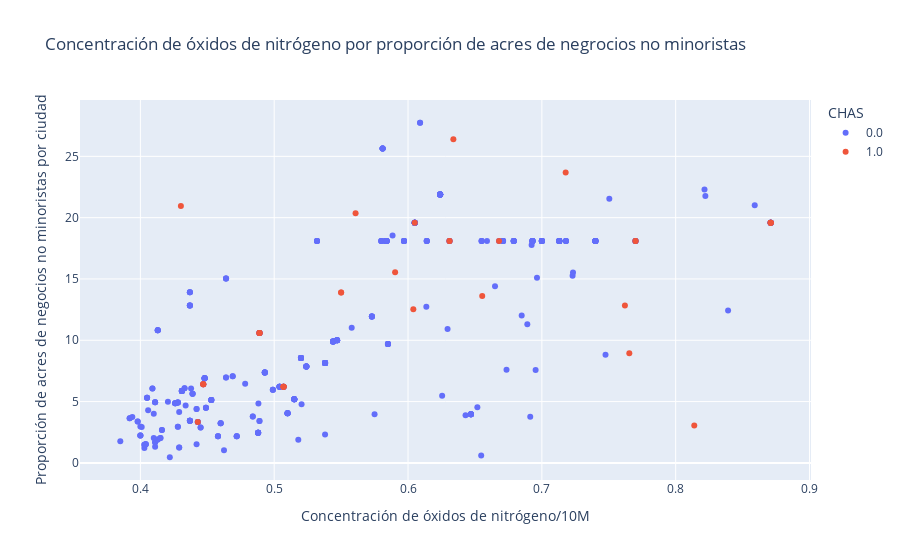

Notebook source saved alongside this figure:
### Code cell
fig = px.scatter(x=X_train_imputado_df['NOX'], y=X_train_imputado_df['INDUS'], 
                title='Concentración de óxidos de nitrógeno por proporción de acres de negrocios no minoristas'
                , labels={'x':'Concentración de óxidos de nitrógeno/10M',
                            'y':'Proporción de acres de negocios no minoristas por ciudad',
                            'color':'CHAS'},
                            color=X_train_imputado_df['CHAS'])
fig.show()

### Figure 1 — Plotly figure (JSON) as saved in the notebook; plotly's stock layout.template omitted (floating-point values rounded to 4 significant figures; data arrays with more than 128 entries replaced by an {"elided": "..."} marker saying what was removed)
{"data": [{"hovertemplate": "CHAS=0.0<br>Concentración de óxidos de nitrógeno/10M=%{x}<br>Proporción de acres de negocios no minoristas por ciudad=%{y}<extra></extra>", "legendgroup": "0.0", "marker": {"color": "#636efa", "symbol": "circle"}, "mode": "markers", "name": "0.0", "orientation": "v", "showlegend": true, "type": "scatter", "x": {"elided": "410 float values"}, "xaxis": "x", "y": {"elided": "410 float values"}, "yaxis": "y"}, {"hovertemplate": "CHAS=1.0<br>Concentración de óxidos de nitrógeno/10M=%{x}<br>Proporción de acres de negocios no minoristas por ciudad=%{y}<extra></extra>", "legendgroup": "1.0", "marker": {"color": "#EF553B", "symbol": "circle"}, "mode": "markers", "name": "1.0", "orientation": "v", "showlegend": true, "type": "scatter", "x": [0.7178, 0.5904, 0.489, 0.507, 0.8139, 0.871, 0.55, 0.507, 0.7653, 0.871, 0.77, 0.489, 0.631, 0.871, 0.447, 0.55, 0.4303, 0.871, 0.507, 0.668, 0.631, 0.7621, 0.507, 0.447, 0.489, 0.447, 0.4429, 0.489, 0.6339, 0.77, 0.6554, 0.604, 0.605, 0.5608], "xaxis": "x", "y": [23.68, 15.55, 10.59, 6.2, 3.048, 19.58, 13.89, 6.2, 8.937, 19.58, 18.1, 10.59, 18.1, 19.58, 6.41, 13.89, 20.95, 19.58, 6.2, 18.1, 18.1, 12.83, 6.2, 6.41, 10.59, 6.41, 3.33, 10.59, 26.4, 18.1, 13.61, 12.53, 19.58, 20.37], "yaxis": "y"}], "layout": {"legend": {"title": {"text": "CHAS"}, "tracegroupgap": 0}, "title": {"text": "Concentración de óxidos de nitrógeno por proporción de acres de negrocios no minoristas"}, "xaxis": {"anchor": "y", "domain": [0, 1], "title": {"text": "Concentración de óxidos de nitrógeno/10M"}}, "yaxis": {"anchor": "x", "domain": [0, 1], "title": {"text": "Proporción de acres de negocios no minoristas por ciudad"}}}}
